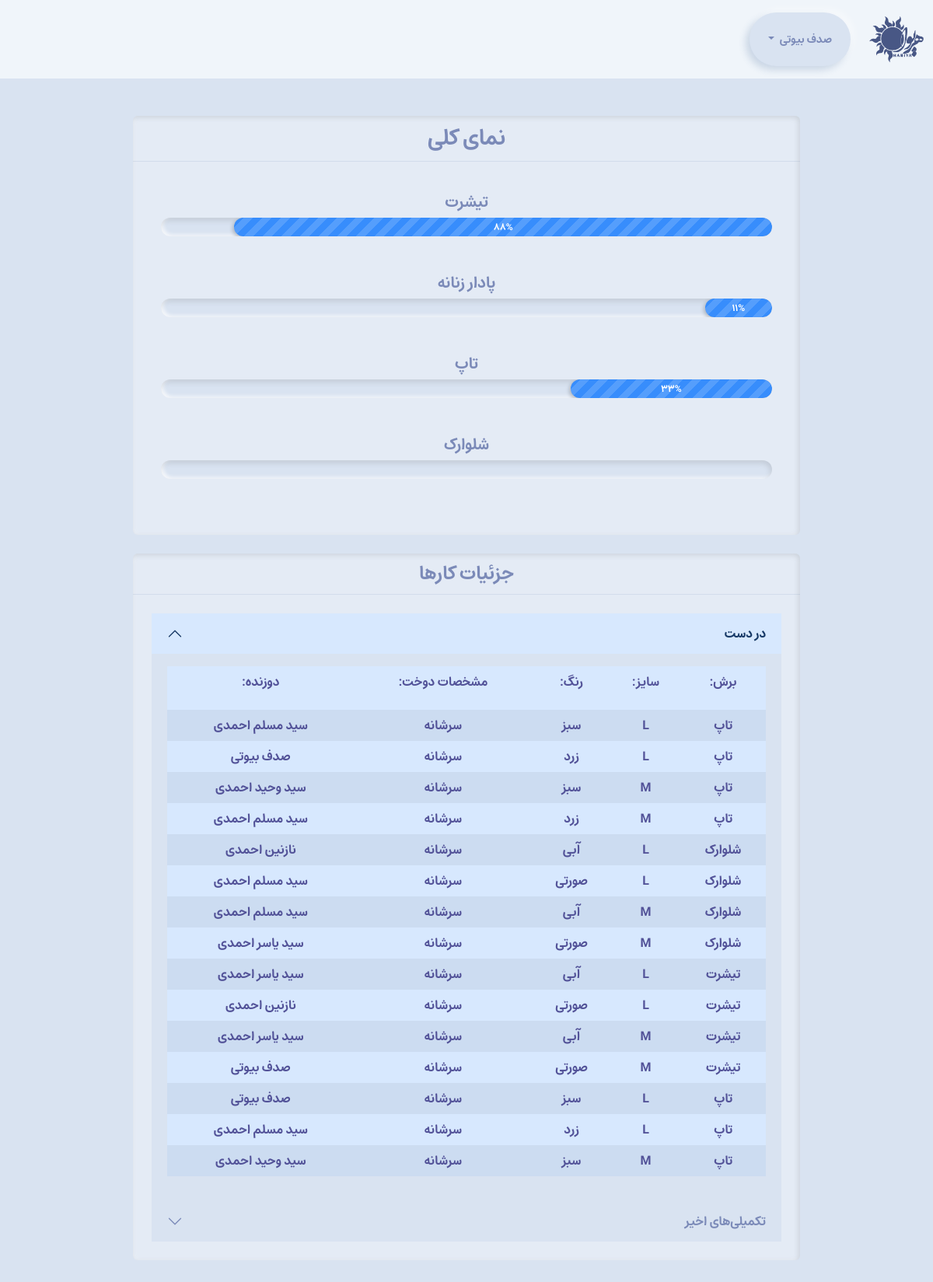
Page /workshop/ (signed in) on the committed database.
### workshop/models.py (models this page shows, shortened)
class cuts(models.Model):
    cut = models.CharField(max_length=200, null=False, verbose_name="برش")
    customcode = models.IntegerField(validators=[MinValueValidator(0)], unique=True, blank=True, null=True, verbose_name="کد دلخواه")
    weight = models.DecimalField(validators=[MinValueValidator(0.1)], max_digits=12, decimal_places=3, null=False, verbose_name="ورن")
    colortype = models.CharField(max_length=8, null=False, verbose_name="نوع رنگ")
    sizetype = models.CharField(max_length=8, null=False, verbose_name="نوع سایز")
    description = models.TextField(blank=True, null=True, verbose_name="توضیحات")
    cdate = models.DateTimeField(null=False, auto_now_add=True, verbose_name="تاریخ ایجاد")
    edate = models.DateTimeField(null=True, auto_now=True, verbose_name="تاریخ تصحیح")
    completed = models.BooleanField(default=False, verbose_name="تکمیل شده؟")
    class Meta:
        verbose_name = "برش"
        verbose_name_plural = "برش‌ها"

class jobs(models.Model):
    cut = models.ForeignKey(cuts, on_delete=models.CASCADE, null=False, verbose_name="برش")
    size = models.ForeignKey(sizes, on_delete=models.CASCADE, null=False, verbose_name="سایز")
    color = models.ForeignKey(colors, on_delete=models.CASCADE, null=False, verbose_name="رنگ")
    line = models.ForeignKey(lines, on_delete=models.CASCADE, null=False, verbose_name="خط دوخت")
    user = models.ForeignKey(User, on_delete=models.CASCADE, null=False, verbose_name="دوزنده")
    cdate = models.DateTimeField(null=False, auto_now_add=True, verbose_name="تاریخ ایجاد")
    edate = models.DateTimeField(null=True, auto_now=True, verbose_name="تاریخ تصحیح")
    completed = models.BooleanField(default=False, verbose_name="تکمیل شده؟")
    class Meta:
        verbose_name = "کار"
        verbose_name_plural = "کارها"

class sizes(models.Model):
    size = models.CharField(max_length=5, null=False, verbose_name="سایز")
    amount = models.IntegerField(validators=[MinValueValidator(0)], null=False, verbose_name="تعداد")
    cut = models.ForeignKey(cuts, on_delete=models.CASCADE, null=False, verbose_name="برش")
    completed = models.BooleanField(default=False, verbose_name="تکمیل شده؟")
    class Meta:
        verbose_name = "سایز"
        verbose_name_plural = "سایزها"

class colors(models.Model):
    color = models.CharField(max_length=20, null=False, verbose_name="رنگ")
    amount = models.IntegerField(validators=[MinValueValidator(0)], null=False, verbose_name="تعداد")
    size = models.ForeignKey(sizes, on_delete=models.CASCADE, null=False, verbose_name="سایز")
    cut = models.ForeignKey(cuts, on_delete=models.CASCADE, null=False, verbose_name="برش")
    completed = models.BooleanField(default=False, verbose_name="تکمیل شده؟")
    class Meta:
        verbose_name = "رنگ"
        verbose_name_plural = "رنگ‌ها"

class lines(models.Model):
    line = models.CharField(max_length=32, null=False, verbose_name="خط دوخت")
    price = models.IntegerField(validators=[MinValueValidator(0)], null=True, verbose_name="قیمت")
    color = models.ForeignKey(colors, on_delete=models.CASCADE, null=False, verbose_name="رنگ")
    size = models.ForeignKey(sizes, on_delete=models.CASCADE, null=False, verbose_name="سایز")
    cut = models.ForeignKey(cuts, on_delete=models.CASCADE, null=False, verbose_name="برش")
    completed = models.BooleanField(default=False, verbose_name="تکمیل شده؟")
    class Meta:
        verbose_name = "خط"
        verbose_name_plural = "خط‌ها"

### workshop/views.py (the view)
# urls.py: path('', views.indexf, name='index'),
@login_required
def indexf(request):
    jobs_at_hand = jobs.objects.filter(completed = False).order_by('-id')[:15]
    cuts_objects = cuts.objects.all()
    cuts_and_percentages = []
    latest_finished= cuts.objects.filter(completed = True)
    for cut_instance in cuts_objects:
        number_of_colors = cut_instance.colors_set.count()
        number_of_unfinished_colors = cut_instance.colors_set.filter(completed = False).count()
        if number_of_colors > 0:
            percentage = (1 - (number_of_unfinished_colors / number_of_colors)) * 100
        else:
            percentage = 0
        cuts_and_percentages.append({cut_instance.cut: int(percentage)})
    return render(request, 'workshop/index.html', {'jobsAtHand': jobs_at_hand, 'cutsPercentage': cuts_and_percentages, 'latestFinished': latest_finished})

### workshop/templates/workshop/index.html (shortened to what this page needs)
{% extends 'workshop/layout.html' %}
{% block body %}
    <div class="container col-lg-9 col-sm-12">
      <div class="card mb-4">
        <h3 class="card-header mb-3">نمای کلی</h3>
        <div class="card-body">
          <div class="container">
            {% for item in cutsPercentage %}
              {% for cut, percentage in item.items %}
                {% if percentage < 100 %}
                  <h5 class="card-title">{{ cut }}</h5>
                  <div class="progress mb-5">
                    <div class="progress-bar progress-bar-striped progress-bar-animated" role="progressbar" aria-valuenow="{{ percentage }}" aria-valuemin="0" aria-valuemax="100" style='width: {{ percentage }}%;'>{{ percentage }}%</div>
                  </div>
                {% endif %}
              {% endfor %}
            {% endfor %}
          </div>
        </div>
      </div>
      <div class="card">
        <h4 class="card-header">جزئیات کارها</h4>
        <div class="card-body">
          <div class="accordion" id="accordionExample">
            <div class="accordion-item">
              <h2 class="accordion-header" id="headingOne">
                <button class="accordion-button" type="button" data-bs-toggle="collapse" data-bs-target="#collapseOne" aria-expanded="true" aria-controls="collapseOne">
                  در دست
                </button>
              </h2>
              <div id="collapseOne" class="accordion-collapse collapse show" aria-labelledby="headingOne" data-bs-parent="#accordionExample">
                <div class="accordion-body">
                  <div class="d-flex justify-content-center">
                    <table class="table table-hover table-striped table-primary">
                      <thead>
                        <tr>
                          <th style="color: rgb(82, 82, 152);"> <p>برش:</p> </th>
                          <th style="color: rgb(82, 82, 152);"> <p>سایز:</p> </th>
                          <th style="color: rgb(82, 82, 152);"> <p>رنگ:</p> </th>
                          <th style="color: rgb(82, 82, 152);"> <p>مشخصات دوخت:</p> </th>
                          <th style="color: rgb(82, 82, 152);"> <p>دوزنده:</p> </th>
                        </tr>
                      </thead>
                      <tbody>
                        {% for job in jobsAtHand %}
                          <tr>
                            <td style="color: rgb(82, 82, 152);"> {{ job.cut.cut }} </td>
                            <td style="color: rgb(82, 82, 152);"> {{ job.size.size }} </td>
                            <td style="color: rgb(82, 82, 152);"> {{ job.color.color }} </td>
                            <td style="color: rgb(82, 82, 152);"> {{ job.line.line }} </td>
                            <td style="color: rgb(82, 82, 152);"> {{ job.user.first_name }} {{ job.user.last_name }} </td>
                          </tr>
                        {% endfor %}
                      </tbody>
                    </table>
                  </div>
                </div>
              </div>
            </div>
            <div class="accordion-item">
              <h2 class="accordion-header" id="headingTwo">
                <button class="accordion-button collapsed" type="button" data-bs-toggle="collapse" data-bs-target="#collapseTwo" aria-expanded="false" aria-controls="collapseTwo">
                  تکمیلی‌های اخیر
                </button>
              </h2>
            </div>
          </div>
        </div>
        </div>
      </div>
{% endblock %}

### workshop/templates/workshop/layout.html (shortened to what this page needs)
{% load static %}
<!DOCTYPE html>
<html lang="fa" dir="rtl">
    <head>
        <link rel="stylesheet" href= "{% static 'workshop/bootstrap/dist/css/bootstrap.rtl.min.css' %}">
        <link href="{% static 'workshop/styles.css' %}" rel="stylesheet">
    </head>
    <body>
      <nav class="navbar navbar-expand-lg bg-light">
        <div class="container-fluid">
          <a class="navbar-brand" href="{% url 'workshop:index' %}"><img src="{% static 'workshop/Hariwa Logo.png' %}" width="70px" alt="نشان هریوا"></a>
          <div class="collapse navbar-collapse" id="navbarSupportedContent">
            <ul class="navbar-nav me-auto mb-2 mb-lg-0">
              {% if request.user.is_authenticated %}
              <div class="dropdown d-flex justify-content-center">
                <button class="btn btn-success dropdown-toggle text-center btn-sm m-2 p-lg-4" style="width: 100%;" type="button" data-bs-toggle="dropdown" aria-expanded="false">
                  {{ user.get_full_name }}
                </button>
              </div>
              {% endif %}
            </ul>
          </div>
        </div>
      </nav>
        <main class="container-fluid py-5 text-center">
            {% block body %}
            {% endblock %}
        </main>
    </body>
</html>

### rows in the picture
cuts: item "تیشرت"
cuts: item "پادار زنانه"
cuts: item "تاپ"
cuts: item "شلوارک"
jobs: cut.cut "تاپ", size.size "L", color.color "سبز", line.line "سرشانه", user.first_name "سید مسلم", user.last_name "احمدی"
jobs: cut.cut "تاپ", size.size "L", color.color "زرد", line.line "سرشانه", user.first_name "صدف", user.last_name "بیوتی"
jobs: cut.cut "تاپ", size.size "M", color.color "سبز", line.line "سرشانه", user.first_name "سید وحید", user.last_name "احمدی"
jobs: cut.cut "تاپ", size.size "M", color.color "زرد", line.line "سرشانه", user.first_name "سید مسلم", user.last_name "احمدی"
jobs: cut.cut "شلوارک", size.size "L", color.color "آبی", line.line "سرشانه", user.first_name "نازنین", user.last_name "احمدی"
jobs: cut.cut "شلوارک", size.size "L", color.color "صورتی", line.line "سرشانه", user.first_name "سید مسلم", user.last_name "احمدی"
jobs: cut.cut "شلوارک", size.size "M", color.color "آبی", line.line "سرشانه", user.first_name "سید مسلم", user.last_name "احمدی"
jobs: cut.cut "شلوارک", size.size "M", color.color "صورتی", line.line "سرشانه", user.first_name "سید یاسر", user.last_name "احمدی"
jobs: cut.cut "تیشرت", size.size "L", color.color "آبی", line.line "سرشانه", user.first_name "سید یاسر", user.last_name "احمدی"
jobs: cut.cut "تیشرت", size.size "L", color.color "صورتی", line.line "سرشانه", user.first_name "نازنین", user.last_name "احمدی"
jobs: cut.cut "تیشرت", size.size "M", color.color "آبی", line.line "سرشانه", user.first_name "سید یاسر", user.last_name "احمدی"
jobs: cut.cut "تیشرت", size.size "M", color.color "صورتی", line.line "سرشانه", user.first_name "صدف", user.last_name "بیوتی"
jobs: cut.cut "تاپ", size.size "L", color.color "سبز", line.line "سرشانه", user.first_name "صدف", user.last_name "بیوتی"
jobs: cut.cut "تاپ", size.size "L", color.color "زرد", line.line "سرشانه", user.first_name "سید مسلم", user.last_name "احمدی"
jobs: cut.cut "تاپ", size.size "M", color.color "سبز", line.line "سرشانه", user.first_name "سید وحید", user.last_name "احمدی"

### other values in the picture
{{ user.get_full_name }} "صدف بیوتی"
{{ percentage }} "88" "11" "33"
